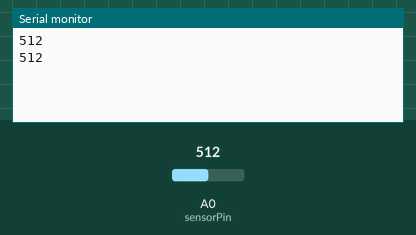
Bench run of a sketch on a simulated Arduino Uno, built with avr-gcc and run on an emulated ATmega328P. Parts: the last lines printed to the serial monitor. Inputs (shaded band) come from the test bench; at power-on: A0 (sensorPin) = 512.

Above: at 1.8 s.
1.9 s: A0 (sensorPin) set to 716
At 2.7 s:
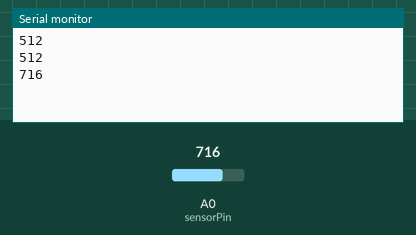
3.4 s: A0 (sensorPin) set to 900
At 4.8 s:
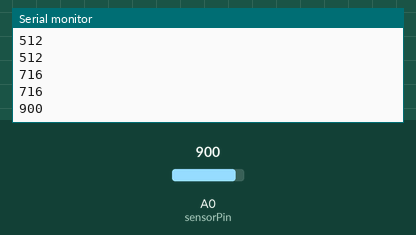
Timing chart, 0 to 6.4 s (numbered marks = the images above; inputs shaded):
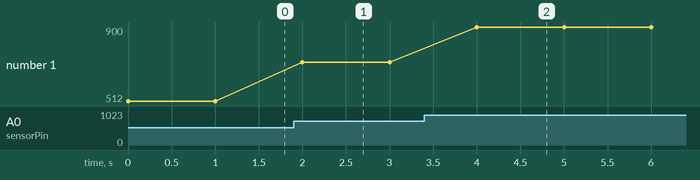

Measured:
- after the input at 1.9 s, the serial monitor: prints a new line after 0.10 s (image 1)
- after the input at 3.4 s, the serial monitor: prints a new line after 0.60 s (image 2)
- plotted number 1: 512 → 716 after the input at 1.9 s, 716 → 900 after the input at 3.4 s

The sketch:

current_only_test.ino
```cpp
#include "EmonLib.h"
// Include Emon Library
EnergyMonitor emon1;
// Create an instance

int val = 0;
int sensorPin = A0;
int sensorValue = 0;

void setup()
{
  Serial.begin(9600);

  //emon1.current(A0, 111.1);             // Current: input pin, calibration.
}

void loop()
{

  // read the value from the sensor:
  sensorValue = analogRead(sensorPin);
  Serial.println(sensorValue);
  delay(1000);
  /*
double Irms = emon1.calcIrms(1480);  // Calculate Irms only
Serial.print(Irms*110.0);           // Apparent power
  Serial.print(" ");
  Serial.println(Irms);             // Irms
  delay(1000);
  val = (Irms*110);
  Serial.println(val);
  */
}
```
